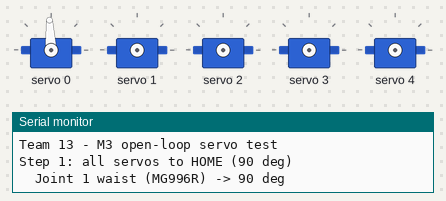
Simulated run of this sketch. Board: Arduino Uno, built with avr-gcc and run on an emulated ATmega328P. Shown: 5 × servo, the last lines printed to the serial monitor.

Above: at 0.1 s.
At 5.2 s:
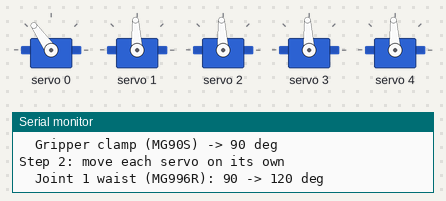
At 11.5 s:
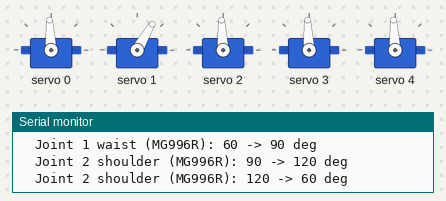
At 14.3 s:
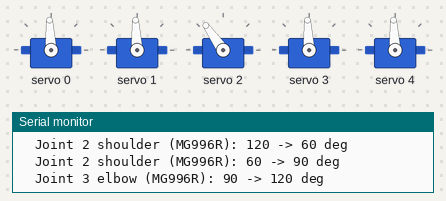
At 18.8 s:
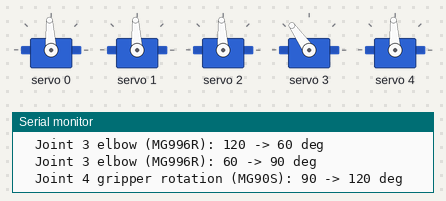
At 25.0 s:
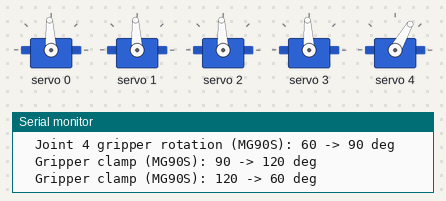
Timing chart, 0 to 27.6 s (numbered marks = the images above):
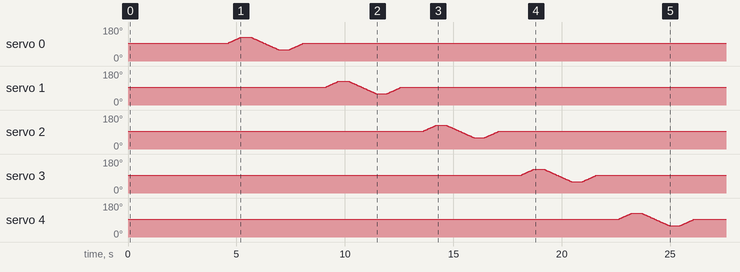

The sketch:

open_loop_test.ino
```cpp
// Team 13 - Robotics EDPT-1009 - Milestone 03
// Open-loop servo test: Arduino Uno + PCA9685 servo driver + 5 servos.
//
// What it does (once, after reset or power-on):
//   1. Moves every servo to HOME (90 deg = arm straight up), one after the other.
//   2. Moves each servo on its own: HOME -> HOME+RANGE -> HOME-RANGE -> HOME, slowly.
//   3. Prints every step on the Serial Monitor (9600 baud).
// Open loop: the servos get commands only; nothing is measured or fed back.
//
// Needs the library "Adafruit PWM Servo Driver Library" (Arduino IDE: Tools > Manage Libraries).

#include <Wire.h>
#include <Adafruit_PWMServoDriver.h>

// ------------------------- settings (edit here) -------------------------
const int NUM_SERVOS = 5;
const int CHANNEL[NUM_SERVOS] = {0, 1, 2, 3, 4};          // PCA9685 channel of each servo
const char* NAME[NUM_SERVOS] = {
  "Joint 1 waist (MG996R)",
  "Joint 2 shoulder (MG996R)",
  "Joint 3 elbow (MG996R)",
  "Joint 4 gripper rotation (MG90S)",
  "Gripper clamp (MG90S)"
};

const int HOME_DEG = 90;        // 90 deg = straight-up pose (q = 0)
const int RANGE_DEG = 30;       // test moves HOME +/- RANGE (60 to 120 deg)
const int STEP_DELAY_MS = 20;   // 1 degree every 20 ms (slow, easy to see on video)

const int PULSE_MIN_US = 500;   // pulse width at 0 deg   (typical for MG996R / MG90S)
const int PULSE_MAX_US = 2500;  // pulse width at 180 deg
// -------------------------------------------------------------------------

Adafruit_PWMServoDriver pca = Adafruit_PWMServoDriver(0x40);   // default I2C address
int currentDeg[NUM_SERVOS];

// Send one servo to an angle (0..180 deg).
void writeServo(int i, int deg) {
  deg = constrain(deg, 0, 180);
  long pulseUs = map(deg, 0, 180, PULSE_MIN_US, PULSE_MAX_US);
  long ticks = pulseUs * 4096L / 20000L;     // 50 Hz -> 20000 us period, 4096 ticks
  pca.setPWM(CHANNEL[i], 0, ticks);
  currentDeg[i] = deg;
}

// Move one servo to the target angle, 1 degree at a time.
void moveSlowly(int i, int target) {
  Serial.print("  ");
  Serial.print(NAME[i]);
  Serial.print(": ");
  Serial.print(currentDeg[i]);
  Serial.print(" -> ");
  Serial.print(target);
  Serial.println(" deg");
  while (currentDeg[i] != target) {
    if (currentDeg[i] < target) {
      writeServo(i, currentDeg[i] + 1);
    } else {
      writeServo(i, currentDeg[i] - 1);
    }
    delay(STEP_DELAY_MS);
  }
}

void setup() {
  Serial.begin(9600);
  pca.begin();
  pca.setOscillatorFrequency(27000000);
  pca.setPWMFreq(50);                         // standard servo frequency
  delay(10);

  Serial.println("Team 13 - M3 open-loop servo test");
  Serial.println("Step 1: all servos to HOME (90 deg)");
  for (int i = 0; i < NUM_SERVOS; i++) {
    writeServo(i, HOME_DEG);
    Serial.print("  ");
    Serial.print(NAME[i]);
    Serial.println(" -> 90 deg");
    delay(500);                               // one at a time, to limit the current peak
  }
  delay(2000);

  Serial.println("Step 2: move each servo on its own");
  for (int i = 0; i < NUM_SERVOS; i++) {
    moveSlowly(i, HOME_DEG + RANGE_DEG);
    delay(500);
    moveSlowly(i, HOME_DEG - RANGE_DEG);
    delay(500);
    moveSlowly(i, HOME_DEG);
    delay(1000);
  }

  Serial.println("Test finished: all servos at HOME. Press RESET to run it again.");
}

void loop() {
  // nothing: the test runs once in setup()
}
```
